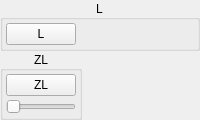
              <widget class="QWidget" name="buttonShoulderButtonsLeft" native="true">
               <layout class="QVBoxLayout" name="buttonShoulderButtonsLeftVerticalLayout">
                <property name="spacing">
                 <number>0</number>
                </property>
                <property name="leftMargin">
                 <number>0</number>
                </property>
                <property name="topMargin">
                 <number>0</number>
                </property>
                <property name="rightMargin">
                 <number>0</number>
                </property>
                <property name="bottomMargin">
                 <number>0</number>
                </property>
                <item>
                 <widget class="QGroupBox" name="buttonShoulderButtonsButtonLGroup">
                  <property name="title">
                   <string>L</string>
                  </property>
                  <property name="alignment">
                   <set>Qt::AlignCenter</set>
                  </property>
                  <layout class="QVBoxLayout" name="buttonShoulderButtonsLVerticalLayout">
                   <property name="spacing">
                    <number>3</number>
                   </property>
                   <property name="leftMargin">
                    <number>3</number>
                   </property>
                   <property name="topMargin">
                    <number>3</number>
                   </property>
                   <property name="rightMargin">
                    <number>3</number>
                   </property>
                   <property name="bottomMargin">
                    <number>3</number>
                   </property>
                   <item>
                    <widget class="QPushButton" name="buttonL">
                     <property name="minimumSize">
                      <size>
                       <width>68</width>
                       <height>0</height>
                      </size>
                     </property>
                     <property name="maximumSize">
                      <size>
                       <width>68</width>
                       <height>16777215</height>
                      </size>
                     </property>
                     <property name="styleSheet">
                      <string notr="true">min-width: 68px;</string>
                     </property>
                     <property name="text">
                      <string>L</string>
                     </property>
                    </widget>
                   </item>
                  </layout>
                 </widget>
                </item>
                <item>
                 <widget class="QGroupBox" name="buttonShoulderButtonsButtonZLGroup">
                   <property name="sizePolicy">
                     <sizepolicy hsizetype="Maximum" vsizetype="Preferred">
                       <horstretch>0</horstretch>
                       <verstretch>0</verstretch>
                     </sizepolicy>
                   </property>
                  <property name="title">
                   <string>ZL</string>
                  </property>
                  <property name="alignment">
                   <set>Qt::AlignCenter</set>
                  </property>
                  <layout class="QVBoxLayout" name="buttonShoulderButtonsZLVerticalLayout">
                   <property name="spacing">
                    <number>3</number>
                   </property>
                   <property name="leftMargin">
                    <number>3</number>
                   </property>
                   <property name="topMargin">
                    <number>3</number>
                   </property>
                   <property name="rightMargin">
                    <number>3</number>
                   </property>
                   <property name="bottomMargin">
                    <number>3</number>
                   </property>
                   <item>
                    <widget class="QPushButton" name="buttonZL">
                     <property name="minimumSize">
                      <size>
                       <width>68</width>
                       <height>0</height>
                      </size>
                     </property>
                     <property name="maximumSize">
                      <size>
                       <width>68</width>
                       <height>16777215</height>
                      </size>
                     </property>
                     <property name="styleSheet">
                      <string notr="true">min-width: 68px;</string>
                     </property>
                     <property name="text">
                      <string>ZL</string>
                     </property>
                    </widget>
                   </item>
                    <item>
                      <widget class="QSlider" name="sliderZLThreshold">
                        <property name="maximumSize">
                          <size>
                            <width>70</width>
                            <height>15</height>
                          </size>
                        </property>
                        <property name="maximum">
                          <number>100</number>
                        </property>
                        <property name="orientation">
                          <enum>Qt::Horizontal</enum>
                        </property>
                      </widget>
                    </item>
                  </layout>
                 </widget>
                </item>
               </layout>
              </widget>
